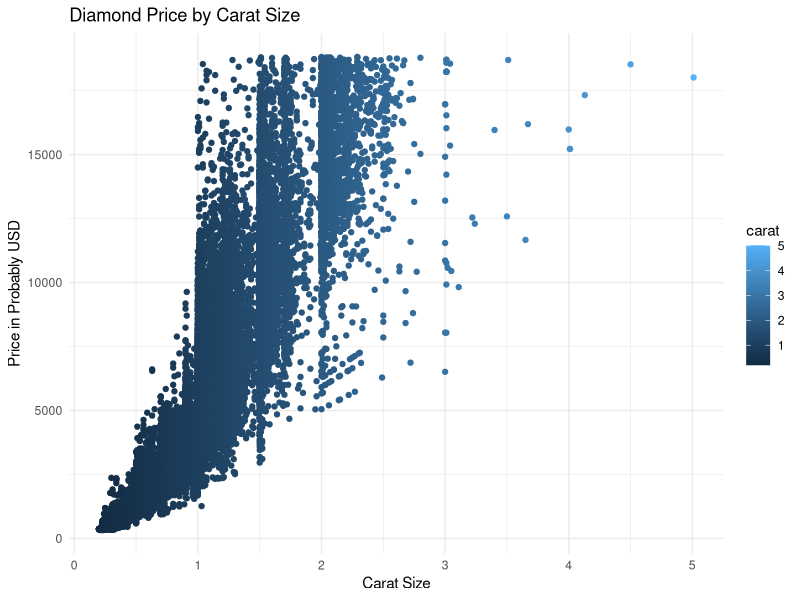
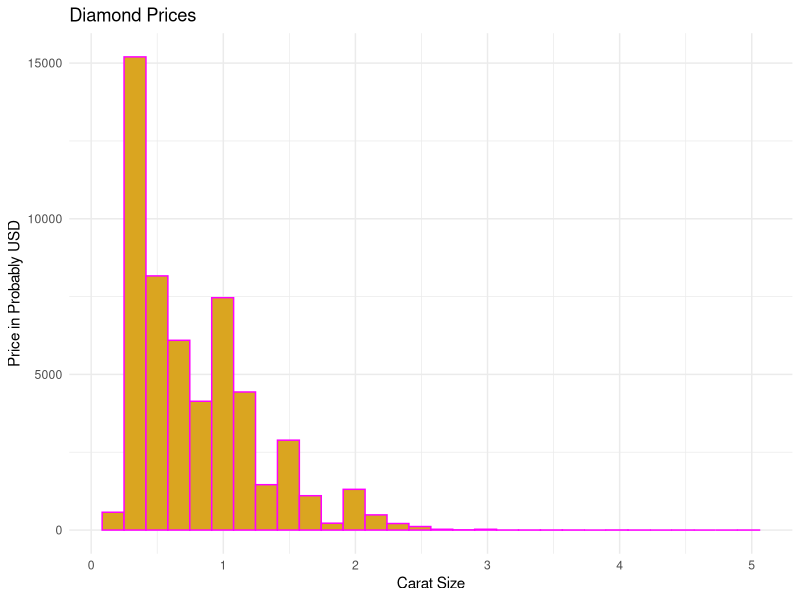

Recreate these plots in R, in order.
## ---- chunk 1
knitr::opts_chunk$set(echo = TRUE)
library(tidyverse)
library(skimr)
library(GGally)
## ---- chunk 2
names(diamonds)

dim(diamonds)

summary(diamonds)

skim(diamonds)

head(diamonds)

tail(diamonds)

## ---- chunk 3
#ggpairs(data = diamonds)
#commenting ggpairs out because otherwise it takes forever to render

## ---- chunk 4
ggplot(data = diamonds, aes(x = carat, y = price), width = 0.5, alpha = 0.2) + geom_point(aes(color = carat)) + 
  theme_minimal()+
  labs(x = "Carat Size", y = "Price in Probably USD", title = "Diamond Price by Carat Size")
## ---- chunk 5
ggplot(data = diamonds, aes(x = carat)) + geom_histogram(color = "magenta", fill = "goldenrod") + labs(x = "Carat Size", y = "Price in Probably USD", title = "Diamond Prices") + theme_minimal()
